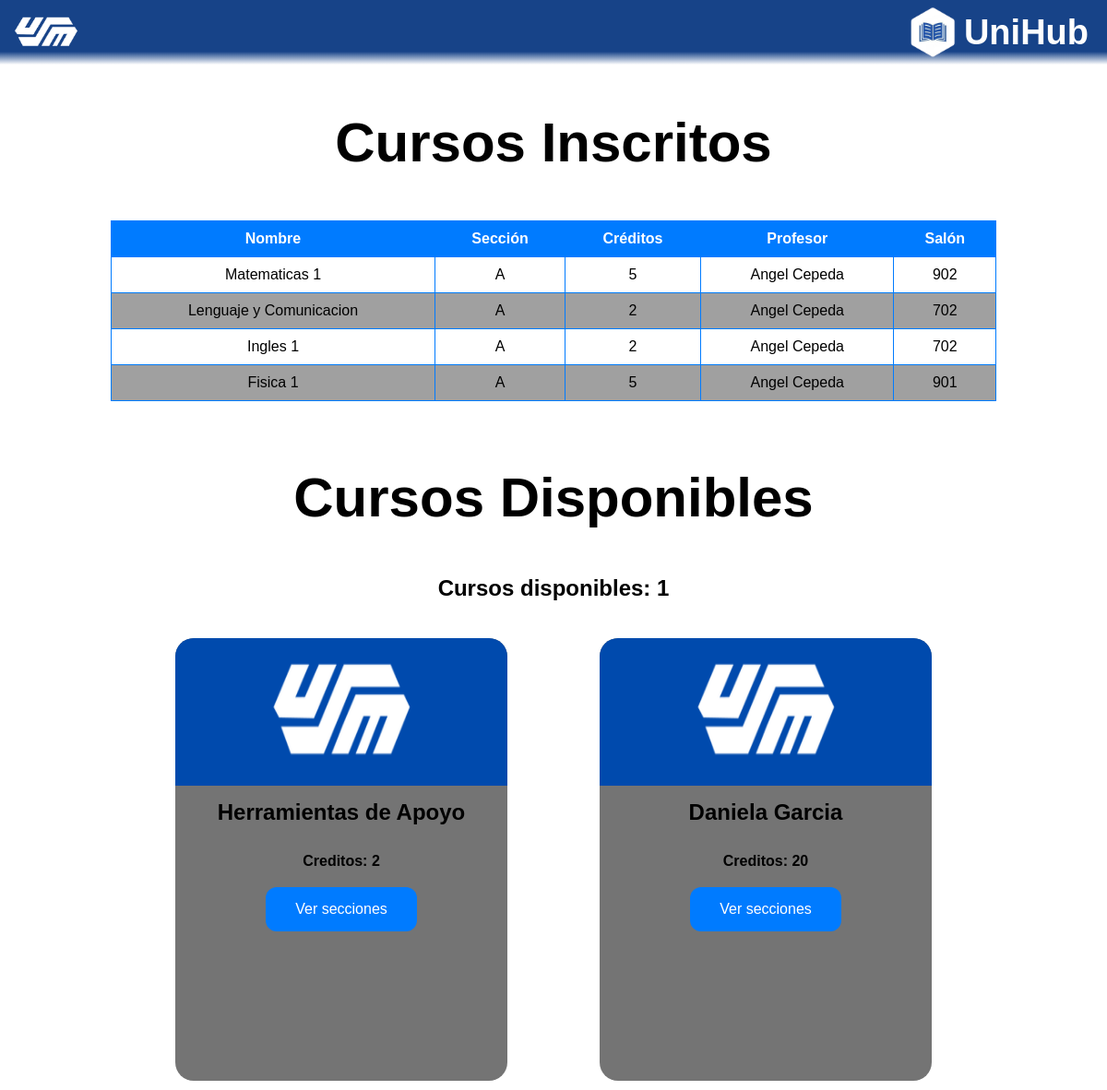
The page /inscripcion.php (signed in) on the database as committed earlier.
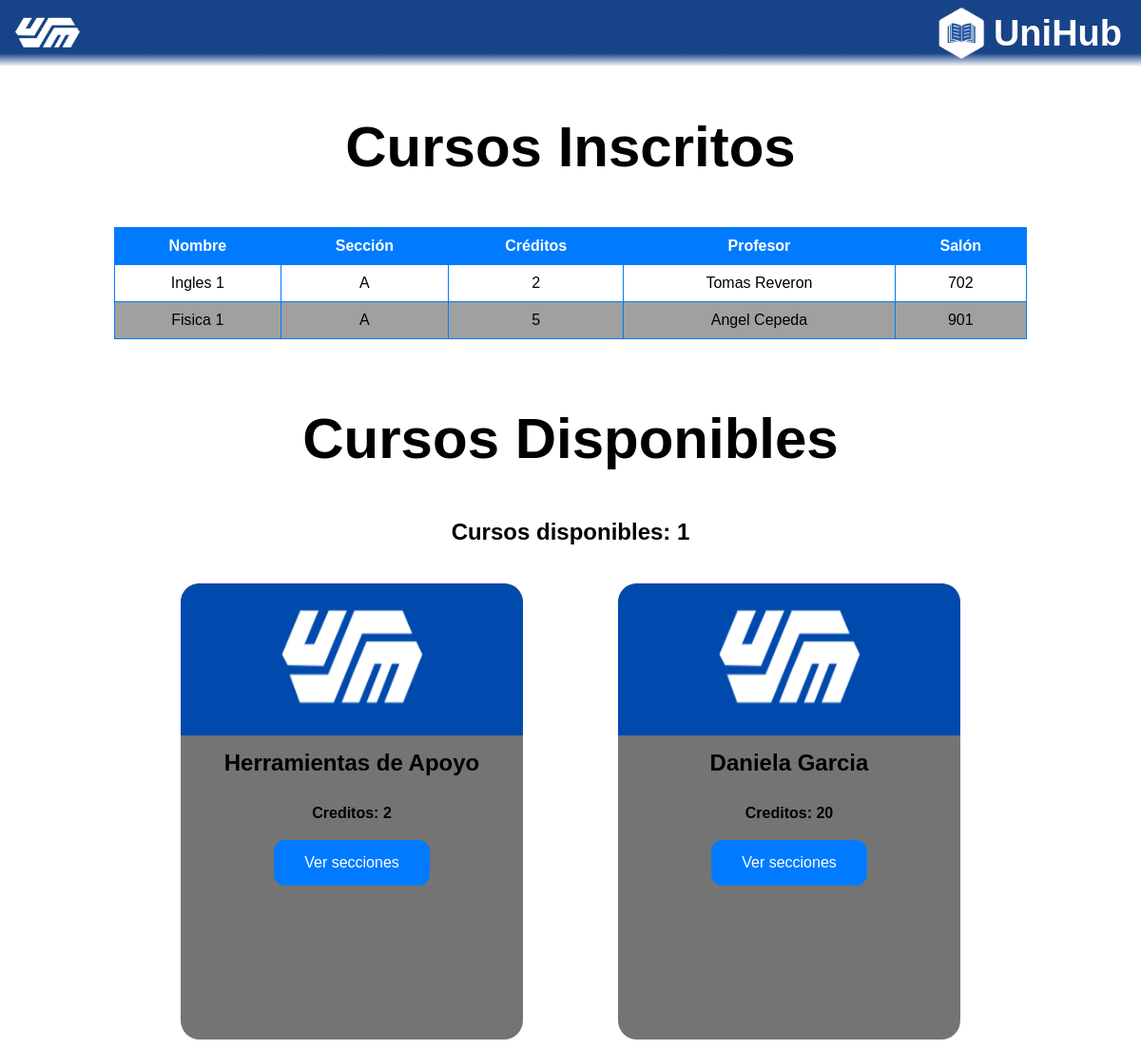
The same page on the database as committed later.
### tables this page shows
CREATE TABLE IF NOT EXISTS `materias` (
  `id` int NOT NULL AUTO_INCREMENT,
  `nombre` varchar(100) DEFAULT NULL,
  `salon` varchar(50) DEFAULT NULL,
  `id_profesor` int DEFAULT NULL,
  `creditos` int NOT NULL,
  `semestre` int NOT NULL,
  `seccion` varchar(50) NOT NULL,
  PRIMARY KEY (`id`),
  KEY `fk_profesor` (`id_profesor`)
);

CREATE TABLE IF NOT EXISTS `profesores` (
  `id` int NOT NULL AUTO_INCREMENT,
  `id_usuario` int DEFAULT NULL,
  `cedula` int NOT NULL,
  `nombre` varchar(255) DEFAULT NULL,
  PRIMARY KEY (`id`),
  KEY `id_usuario` (`id_usuario`)
);

CREATE TABLE IF NOT EXISTS `estudiantes` (
  `id` int NOT NULL AUTO_INCREMENT,
  `id_usuario` int NOT NULL,
  `cedula` int DEFAULT NULL,
  `carrera` varchar(100) NOT NULL,
  `semestre` int NOT NULL,
  `creditosdisponibles` int NOT NULL,
  PRIMARY KEY (`id`),
  KEY `id_usuario` (`id_usuario`)
);

### inscripcion.php (the view, shortened to what this page needs)
<!DOCTYPE html>
<html lang="es">
<head>
    <link rel="stylesheet" href="css/style.css">
    <link rel="stylesheet" href="css/principalalumnostyle.css">
    <link rel="stylesheet" href="css/inscripcionstyle.css">
    <link rel="stylesheet" href="css/tablastyle.css">
</head>
<body>
    <div class="cabecera">
        <button type="button" id="logoButton">
            <img src="css/logo.png" alt="Logo">
        </button>
        <div class="logoempresa">
            <img src="css/logounihubblanco.png" alt="Logo" class="logounihub">
            <p>UniHub</p>
        </div>
    </div>
    <h1>Cursos Inscritos</h1>
    <div class="contenedormaterias">
        <table>
            <thead>
                <tr>
                    <th>Nombre</th>
                    <th>Sección</th>
                    <th>Créditos</th>
                    <th>Profesor</th>
                    <th>Salón</th>
                </tr>
            </thead>
            <tbody>
                <?php
                require 'conexion.php';
                $sqlInscritas = "SELECT m.id, m.nombre, m.seccion, m.creditos, p.nombre AS profesor, m.salon
                             FROM materias m
                             JOIN Inscripciones i ON m.id = i.id_materia
                             JOIN profesores p ON m.id_profesor = p.id
                             WHERE i.id_estudiante = ?";
                $stmtInscritas = $conn->prepare($sqlInscritas);
                $stmtInscritas->bind_param("i", $_SESSION['idusuario']);
                $stmtInscritas->execute();
                $resultadoInscritas = $stmtInscritas->get_result();
                if ($resultadoInscritas->num_rows > 0) {
                    while ($fila = $resultadoInscritas->fetch_assoc()) {
                        echo "<tr>";
                        echo "<td>" . $fila['nombre'] . "</td>";
                        echo "<td>" . $fila['seccion'] . "</td>";
                        echo "<td>" . $fila['creditos'] . "</td>";
                        echo "<td>" . $fila['profesor'] . "</td>";
                        echo "<td>" . $fila['salon'] . "</td>";
                        echo "</tr>";
                    }
                } else {
                    echo "<tr><td colspan='6'>No hay materias inscritas.</td></tr>";
                }
                ?>
            </tbody>
        </table>
    </div>
    <h1>Cursos Disponibles</h1>
    <?php
    require 'conexion.php';
    function getAvailableCredits($id_usuario)
    {
        global $conn;
        $sql = "SELECT creditosdisponibles FROM estudiantes WHERE id_usuario = ?";
        $stmt = $conn->prepare($sql);
        $stmt->bind_param("i", $id_usuario);
        $stmt->execute();
        $stmt->bind_result($creditosdisponibles);
        return $creditosdisponibles;
    }
    ?>
    <h2 class="h2">Cursos disponibles: <?php echo getAvailableCredits($_SESSION['idusuario']) ?></h2>
    <div class="materias">
        <?php
        $conexion = new mysqli("localhost", "root", "", "proyectousm");
        $id_usuario = $_SESSION['idusuario'];
        $sql = "SELECT semestre FROM estudiantes WHERE id_usuario = ?";
        $stmt = $conexion->prepare($sql);
        $stmt->bind_param("i", $id_usuario);
        $stmt->execute();
        $stmt->bind_result($semestre);
        if (isset($semestre)) {
            $sqlMaterias = "SELECT m.id, m.nombre, m.creditos, m.semestre
            FROM (
                SELECT nombre, MIN(id) as min_id
                FROM materias
                GROUP BY nombre
            ) sub
            JOIN materias m ON m.id = sub.min_id
            LEFT JOIN Inscripciones i ON m.id = i.id_materia AND i.id_estudiante = ?
            LEFT JOIN HistoricoAcademico h ON m.id = h.MateriaID AND h.EstudianteID = ?
            WHERE m.semestre <= ? AND i.id_materia IS NULL AND (h.MateriaID IS NULL OR h.Calificacion IS NULL)";
            $stmtMaterias = $conexion->prepare($sqlMaterias);
            $stmtMaterias->bind_param("iii", $id_usuario, $id_usuario, $semestre);
            $stmtMaterias->execute();
            $resultado = $stmtMaterias->get_result();
            if ($resultado->num_rows > 0) {
                while ($fila = $resultado->fetch_assoc()) {
        ?>
                    <div class="div-materia">
                        <img src="css/images.png">
                        <h2><?php echo $fila['nombre']; ?></h2>
                        <h4>Creditos: <?php echo $fila['creditos']; ?></h4>
                        <a class="botoninscribir" data-valor="<?php echo $fila['nombre'] ?>">Ver secciones</a>
                    </div>
        <?php
                }
            } else {
                echo "No hay cursos disponibles para inscribir.";
            }
        } else {
            echo "No se encontró el usuario.";
        }
        ?>
    </div>
</body>
</html>

### css/style.css (style rules this page uses)
* { margin: 0; padding: 0; box-sizing: border-box; }

### css/principalalumnostyle.css (style rules this page uses)
.cabecera { width: 100%; height: 70px; background: linear-gradient( to bottom, #174388 0%, #174388 80%, transparent 100% ); display: flex; align-items: center; flex-direction: row; align-content: center; justify-content: flex-end; }
.cabecera button img { width: 70px; height: auto; }
.cabecera button { position: absolute; background-color: transparent; border: none; left: 15px; cursor: pointer; user-select: none; }
.cabecera p { font-family: "Poppins", sans-serif; font-size: 38px; color: white; position: absolute; right: 20px; user-select: none; font-weight: 700; }
.logoempresa img { width: 70px; height: auto; }
.logoempresa { display: flex; flex-direction: row; width: 225px; height: auto; align-items: center; }
:root { --background-color: white; --text-color: black; }
body { background-color: var(--background-color); color: var(--text-color); margin: 0px; height: 100vh; transition: 1s background-color ease-in-out; }

### css/inscripcionstyle.css (style rules this page uses)
body { font-family: "Poppins", sans-serif; }
h1 { display: flex; align-items: center; justify-content: center; font-size: 60px; margin: 50px; }
.h2 { display: flex; align-items: center; justify-content: center; margin: 30px; }
.materias { width: 100%; display: flex; align-items: center; justify-content: center; flex-flow: row wrap; gap: 80px; }
.div-materia { height: 60vh; margin: 10px; background-color: rgb(116, 116, 116); flex: 1 1 100%; max-width: 30%; box-sizing: border-box; border-radius: 20px; overflow: hidden; display: flex; flex-direction: column; align-items: center; }
.div-materia img { width: 100%; height: 20vh; }
.div-materia h2 { margin: 15px; font-weight: 600; }
.div-materia h4 { margin: 15px; }
.botoninscribir { background-color: #007BFF; border: none; color: white; padding: 15px 32px; text-align: center; text-decoration: none; display: inline-block; font-size: 16px; margin: 4px 2px; cursor: pointer; border-radius: 12px; transition: background-color 0.3s ease, transform 0.3s ease; }

### css/tablastyle.css (style rules this page uses)
body { --bgcolortabla: #a0a0a0; }
table { width: 80%; border-collapse: collapse; margin-bottom: 20px; text-align: center; }
table, th, td { border: 1px solid #007BFF; text-align: center; }
tr { text-align: center; transition: all 0.3s ease-in-out; }
th, td { padding: 10px; text-align: center; }
th { background-color: #007BFF; color: white; }
tr:nth-child(even) { background-color: var(--bgcolortabla); }
.contenedormaterias { width: 100%; height: auto; display: flex; justify-content: center; align-items: center; }

Rows that differ between the two databases and show on the page:
no longer on this page (row edited): materias: nombre "Matematicas 1", seccion "A", creditos "5", id_profesor.nombre "Angel Cepeda", salon "902", shown under "Cursos Inscritos"
no longer on this page (row edited): materias: nombre "Lenguaje y Comunicacion", seccion "A", creditos "2", id_profesor.nombre "Angel Cepeda", salon "702", shown under "Cursos Inscritos"
changed materias "Ingles 1": id_profesor.nombre "Angel Cepeda" → "Tomas Reveron"
